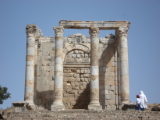
%> input picture Bab2/image3.png, 160 x 120 px
$ octave Pseudo_code_2_12.m   (GNU Octave 9; MATLAB toolbox functions it lacks are replaced by stand-ins)
%> lines starting %> are read from the running program, lines starting %| are printed output that depends on the picture
%%%%%%%%%%%%%%%%%%%%%%%%%%%%%%%%%%%%%%%%%%%%%%%%%%%%%%
%%%  Program Pemfilteran Citra melalui Operasi     %%%
%%%  konvolusi matriks ukuran KxK                  %%%
%%%  digunakan untuk citra berwarna dan gray-level %%%
%%%  Sarifuddin Madenda untuk buku "Pengolahan     %%%
%%%  Citra dan Video Digital: Teori, Aplikasi      %%%
%%%  dan Pemrograman Matlab",2015.                 %%%
%%%%%%%%%%%%%%%%%%%%%%%%%%%%%%%%%%%%%%%%%%%%%%%%%%%%%%

clear all;
K=3;                            %  Set ukuran matriks filter KxK
F=ones(K,K)/(K*K) ;             %  Set matriks filter rata-rata F KxK
K1=(K+1)/2;
I=imread('image3.png');	        %  Baca file citra format png dan simpan pada matriks I
%> I is the input picture: size 120x160x3 uint8; mean R, G, B 132.3, 138.8, 148.6
figure(1), imshow(I);           % tampilkan citra asli
[N,M,L]=size(I);                %  Baca ukuran matriks citra I
%> N = 120; M = 160; L = 3
Citra = zeros(N+K-1, M+K-1,L);           %  Set matriks nol berukuran N+K-1, M+K-1 pixel
Citra(K1:N+K1-1, K1:M+K1-1,:)=I(:,:,:)   %  letakkan matrik I ditengah citra
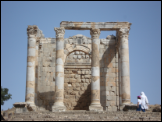
%> Citra: size 122x162x3 double; mean R, G, B 128.6, 134.9, 144.4
for p =1:L	                             %  Loop komponen warna
   for  n = K1 : N+K1-1                  %  Loop baris citra
     for  m = K1 : M+K1-1                %  Loop kolom citra
          konv=0;
        for l = 1 : K
            for k = 1 : K
               konv = konv +(F(l,k) * Citra(n+l-K1,m+k-K1,p)); % Proses konvolusi
            end
        end
        Citra_konv(n-K1+1,m-K1+1,p) = konv;     % Citra hasil konvolusi
     end
  end
end
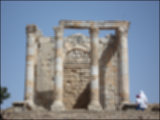
%> Citra_konv: size 120x160x3 double; mean R, G, B 131.2, 137.6, 147.2
figure(2), imshow(uint8(Citra_konv));           % tampilkan hasil konvolusi
%imwrite(uint8(Citra_konv), 'File_hasil.png');  % simpan hasil konvolusi kedalam file

$ run again, with Bab2/image2.png copied over Bab2/image3.png
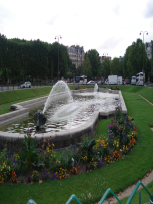
%> input picture Bab2/image2.png, 153 x 204 px
%> I is the input picture: size 204x153x3 uint8; mean R, G, B 106, 114.5, 102.8
%> `Citra(K1:N+K1-1, K1:M+K1-1,:)=I(:,:,:)`:
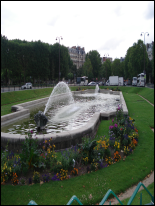
%> Citra: size 206x155x3 double; mean R, G, B 103.7, 111.9, 100.5
%> after the loop `for p =1:L`:
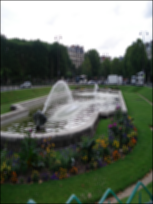
%> Citra_konv: size 204x153x3 double; mean R, G, B 105.2, 113.5, 101.9; drawn with min black and max white
